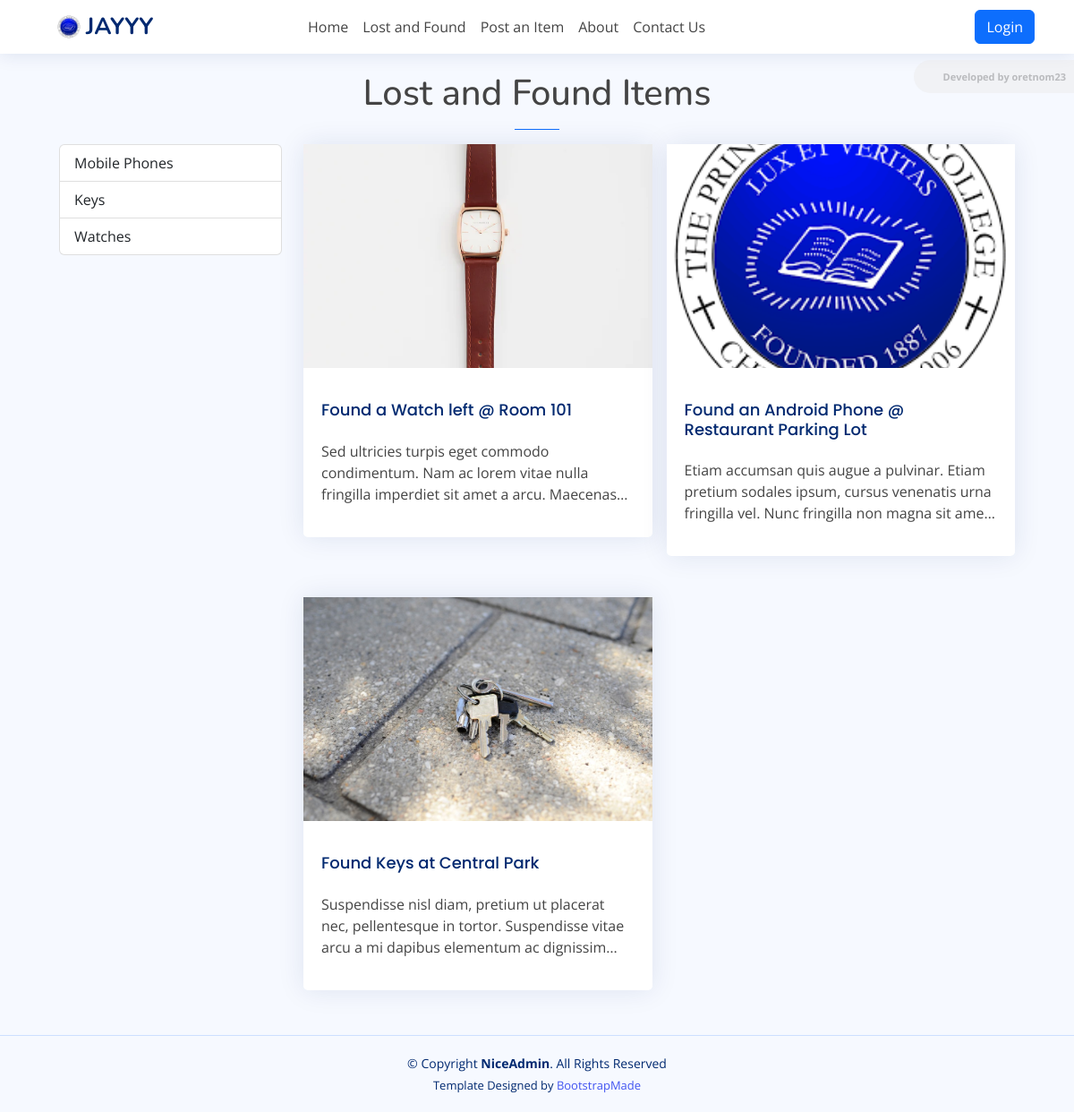
The app's page /?page=items with its own data.
### tables this page shows
CREATE TABLE `category_list` (
  `id` bigint(30) NOT NULL,
  `name` text NOT NULL,
  `description` text NOT NULL,
  `status` tinyint(1) NOT NULL DEFAULT 1,
  `created_at` datetime NOT NULL DEFAULT current_timestamp(),
  `updated_at` datetime DEFAULT NULL ON UPDATE current_timestamp()
);

CREATE TABLE `item_list` (
  `id` bigint(30) NOT NULL,
  `category_id` bigint(30) NOT NULL,
  `fullname` text NOT NULL,
  `title` text NOT NULL,
  `description` text NOT NULL,
  `contact` text NOT NULL,
  `image_path` text DEFAULT NULL,
  `status` tinyint(1) NOT NULL DEFAULT 0,
  `created_at` datetime NOT NULL DEFAULT current_timestamp(),
  `updated` datetime DEFAULT NULL ON UPDATE current_timestamp()
);

### classes/DBConnection.php (called while the page is built, shortened)
<?php
class DBConnection{
    private $host = DB_SERVER;
    private $username = DB_USERNAME;
    private $password = DB_PASSWORD;
    private $database = DB_NAME;
    public $conn;
    public function __construct(){
        if (!isset($this->conn)) {
            $this->conn = new mysqli($this->host, $this->username, $this->password, $this->database);
        }
    }
}
?>

### classes/SystemSettings.php (called while the page is built, shortened)
<?php
class SystemSettings extends DBConnection{
	function info($field=''){
		if(!empty($field)){
			if(isset($_SESSION['system_info'][$field]))
				return $_SESSION['system_info'][$field];
			else
				return false;
		}else{
			return false;
		}
	}
}
$_settings = new SystemSettings();
?>

### config.php (called while the page is built, shortened)
<?php
require_once('classes/DBConnection.php');
require_once('classes/SystemSettings.php');
function validate_image($file){
    global $_settings;
	if(!empty($file)){
        $ex = explode("?",$file);
        $file = $ex[0];
        $ts = isset($ex[1]) ? "?".$ex[1] : '';
		if(is_file(base_app.$file)){
			return base_url.$file.$ts;
		}else{
			return base_url.($_settings->info('logo'));
		}
	}else{
		return base_url.($_settings->info('logo'));
	}
}
?>

### items/index.php (the view, shortened to what this page needs)
<h1 class="pageTitle text-center titleTxt">Lost and Found Items</h1>
<hr class="mx-auto bg-primary border-primary opacity-100" style="width:50px">
<div class="container-sm">
    <div class="row">
        <div class="col-lg-3 col-md-4 col-sm-12 col-12">
            <div class="list-group">
                <?php
                $qry = $conn->query("SELECT * FROM `category_list` where `status` = 1 ");
                while($row = $qry->fetch_assoc()):
                ?>
                <a href="<?= base_url.'?page=items&cid='.$row['id'] ?>" class="list-group-item list-group-item-action<?= (isset($_GET['cid']) && $_GET['cid'] == $row['id']) ? ' active': '' ?>"><?= $row['name'] ?></a>
                <?php endwhile; ?>
            </div>
        </div>
        <div class="col-lg-9 col-md-8 col-sm-12 col-12">
            <?php
            $where = "";
            $items = $conn->query("SELECT * FROM `item_list` where `status` = 1 {$where} order by `title` asc")->fetch_all(MYSQLI_ASSOC);
            ?>
            <div id="item-list">
                <?php if(count($items) > 0): ?>
                <?php foreach($items as $row): ?>
                <a href="<?= base_url.'?page=items/view&id='.$row['id'] ?>" class="item-item text-decoration-none text-reset">
                    <div class="card">
                        <div class="item-card-img">
                            <img src="<?= validate_image($row['image_path']) ?>" alt="">
                        </div>
                        <div class="card-body pt-3">
                            <h4 class="card-title"><?= $row['title'] ?></h4>
                            <p class="truncate-3"><?= strip_tags(htmlspecialchars_decode($row['description'])) ?></p>
                        </div>
                    </div>
                </a>
                <?php endforeach; ?>
                <?php endif; ?>
            </div>
        </div>
    </div>
</div>

### index.php (shortened to what this page needs)
<?php require_once('./config.php'); ?>
<!DOCTYPE html>
<html lang="en">
<?php require_once('inc/header.php') ?>
  <body class="toggle-sidebar">
     <?php $page = isset($_GET['page']) ? $_GET['page'] : 'home';  ?>
     <?php require_once('inc/topBarNav.php') ?>
      <main id="main" class="main">
        <div class="container-xl px-4">
          <?php
            if(!file_exists($page.".php") && !is_dir($page)){
                include '404.html';
            }else{
              if(is_dir($page))
                include $page.'/index.php';
              else
                include $page.'.php';
            }
          ?>
        </div>
      </main>
    <?php require_once('inc/footer.php') ?>
  </body>
</html>

### inc/header.php (shortened to what this page needs)
<head>
    <link href="<?= base_url ?>assets/vendor/bootstrap/css/bootstrap.min.css" rel="stylesheet">
    <link href="<?= base_url ?>assets/vendor/bootstrap-icons/bootstrap-icons.css" rel="stylesheet">
    <link href="<?= base_url ?>assets/vendor/boxicons/css/boxicons.min.css" rel="stylesheet">
    <link href="<?= base_url ?>assets/vendor/quill/quill.snow.css" rel="stylesheet">
    <link href="<?= base_url ?>assets/vendor/quill/quill.bubble.css" rel="stylesheet">
    <link href="<?= base_url ?>assets/vendor/remixicon/remixicon.css" rel="stylesheet">
    <link href="<?= base_url ?>assets/vendor/simple-datatables/style.css" rel="stylesheet">
    <link href="<?= base_url ?>assets/vendor/select2-4.1.0-rc.0/dist/css/select2.min.css" rel="stylesheet">
    <link href="<?= base_url ?>assets/css/style.css" rel="stylesheet">
    <link href="<?= base_url ?>assets/css/custom.css" rel="stylesheet">
  </head>

### inc/topBarNav.php
<header id="header" class="header fixed-top d-flex align-items-center">
  <div class="container-lg d-flex justify-content-between px-4">
    <div class="d-flex align-items-center justify-content-between">
      <a href="<?= base_url ?>" class="logo d-flex align-items-center">
        <img src="<?= validate_image($_settings->info('logo')) ?>" alt="System Logo">
        <span class="d-none d-lg-block"><?= $_settings->info('short_name') ?></span>
      </a>
    </div>
    <nav class="header-nav me-auto">
      <ul class="d-flex align-items-center h-100">
        <li class="nav-item pe-3">
            <a href="<?= base_url ?>" class="nav-link">Home</a>
        </li>
        <li class="nav-item pe-3">
            <a href="<?= base_url.'?page=items' ?>" class="nav-link">Lost and Found</a>
        </li>
        <li class="nav-item pe-3">
            <a href="<?= base_url.'?page=found' ?>" class="nav-link">Post an Item</a>
        </li>
        <li class="nav-item pe-3">
            <a href="<?= base_url."?page=about" ?>" class="nav-link">About</a>
        </li>
        <li class="nav-item pe-3">
            <a href="<?= base_url.'?page=contact' ?>" class="nav-link">Contact Us</a>
        </li>
      </ul>
    </nav>
    <div class="d-flex align-items-center justify-content-between">
            <a href="<?= base_url.'admin' ?>" class="btn btn-primary">Login</a>
    </div>
  </div>
</header>

### inc/footer.php (shortened to what this page needs)
<footer id="footer" class="footer">
    <div class="copyright">
      &copy; Copyright <strong><span>NiceAdmin</span></strong>. All Rights Reserved
    </div>
    <div class="credits">
      Template Designed by <a href="https://bootstrapmade.com/">BootstrapMade</a>
    </div>
  </footer>

### assets/css/style.css (style rules this page uses)
:root { scroll-behavior: smooth; }
body { font-family: "Open Sans", sans-serif; background: #f6f9ff; color: #444444; }
a { color: #4154f1; text-decoration: none; }
h1, h2, h3, h4, h5, h6 { font-family: "Nunito", sans-serif; }
#main { margin-top: 60px; padding: 20px 30px; transition: all 0.3s; }
.card { margin-bottom: 30px; border: none; border-radius: 5px; box-shadow: 0px 0 30px rgba(1, 41, 112, 0.1); }
.card-title { padding: 20px 0 15px 0; font-size: 18px; font-weight: 500; color: #012970; font-family: "Poppins", sans-serif; }
.card-body { padding: 0 20px 20px 20px; }
.logo { line-height: 1; }
@media (min-width: 1200px) { .logo { width: 280px; } }
.logo img { max-height: 26px; margin-right: 6px; }
.logo span { font-size: 26px; font-weight: 700; color: #012970; font-family: "Nunito", sans-serif; }
.header { transition: all 0.5s; z-index: 997; height: 60px; box-shadow: 0px 2px 20px rgba(1, 41, 112, 0.1); background-color: #fff; padding-left: 20px; }
.header-nav ul { list-style: none; }
.header-nav>ul { margin: 0; padding: 0; }
@media (min-width: 1200px) { #main, #footer { margin-left: 300px; } }
@media (min-width: 1200px) { .toggle-sidebar #main, .toggle-sidebar #footer { margin-left: 0; } }
.footer { padding: 20px 0; font-size: 14px; transition: all 0.3s; border-top: 1px solid #cddfff; }
.footer .copyright { text-align: center; color: #012970; }
.footer .credits { padding-top: 5px; text-align: center; font-size: 13px; color: #012970; }
div#item-list { position: relative; width: 100%; display: grid; grid-template-columns: repeat(3, 1fr); grid-gap: 1em; }
.item-item { width: 100%; margin: 0 auto; }
@media (max-width: 1300px) { div#item-list { grid-template-columns: repeat(2, 1fr); } }
@media (max-width: 1300px) { .item-item { width: 100%; } }
.item-card-img { width: 100%; height: 250px; overflow: hidden; }
.item-card-img>img { width: 100%; height: 100%; object-fit: cover; object-position: center center; transition:transform .2s ease; }

### assets/css/custom.css (style rules this page uses)
.truncate-3 { overflow: hidden; text-overflow: ellipsis; display: -webkit-box; -webkit-line-clamp: 3; -webkit-box-orient: vertical; }

### records on screen
category_list: name "Mobile Phones"
category_list: name "Keys"
category_list: name "Watches"
item_list: image_path (picture), title "Found a Watch left @ Room 101", description "Sed ultricies turpis eget commodo condimentum. Nam ac lorem vitae nulla fringilla imperdiet sit amet a arcu.…"
item_list: shows a picture, title "Found an Android Phone @ Restaurant Parking Lot", description "Etiam accumsan quis augue a pulvinar. Etiam pretium sodales ipsum, cursus venenatis urna fringilla vel. Nunc fringilla non magna sit…"
item_list: image_path (picture), title "Found Keys at Central Park", description "Suspendisse nisl diam, pretium ut placerat nec, pellentesque in tortor. Suspendisse vitae arcu a mi dapibus elementum ac…"

### other values on screen
$_settings->info('short_name') "JAYYY"
